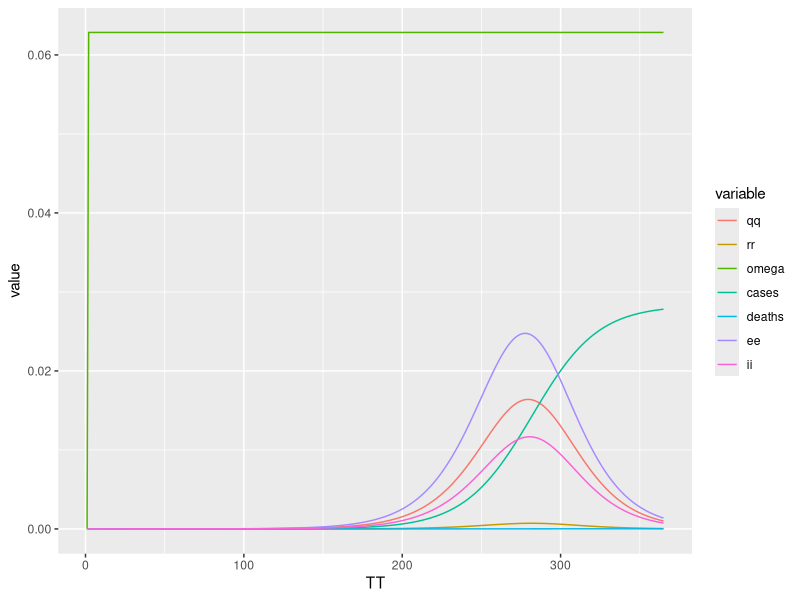
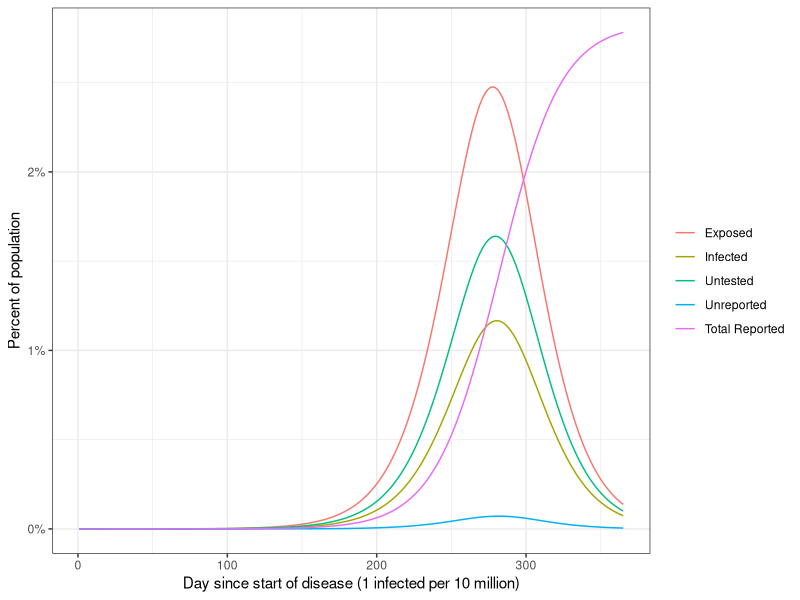
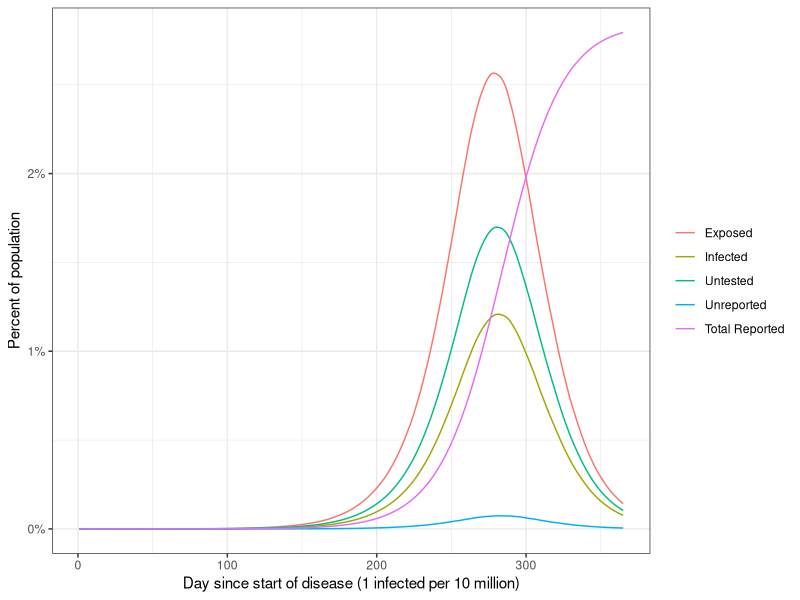
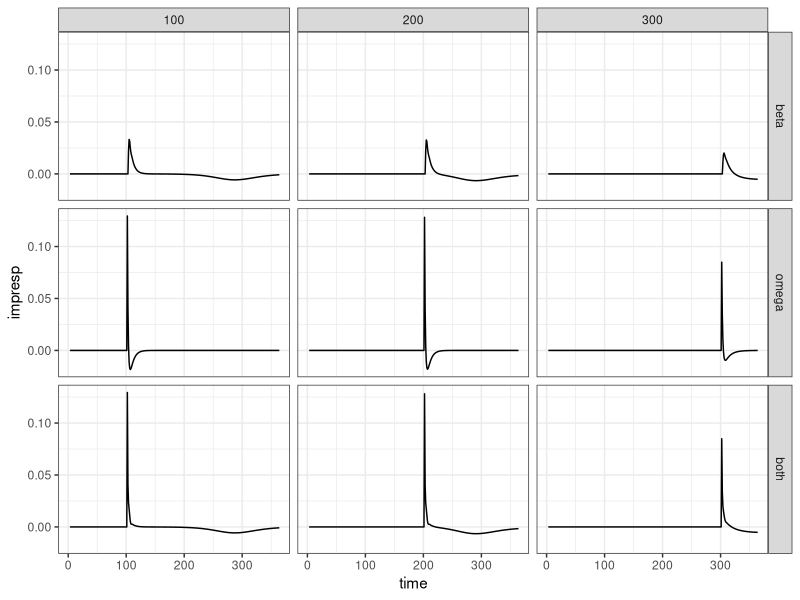
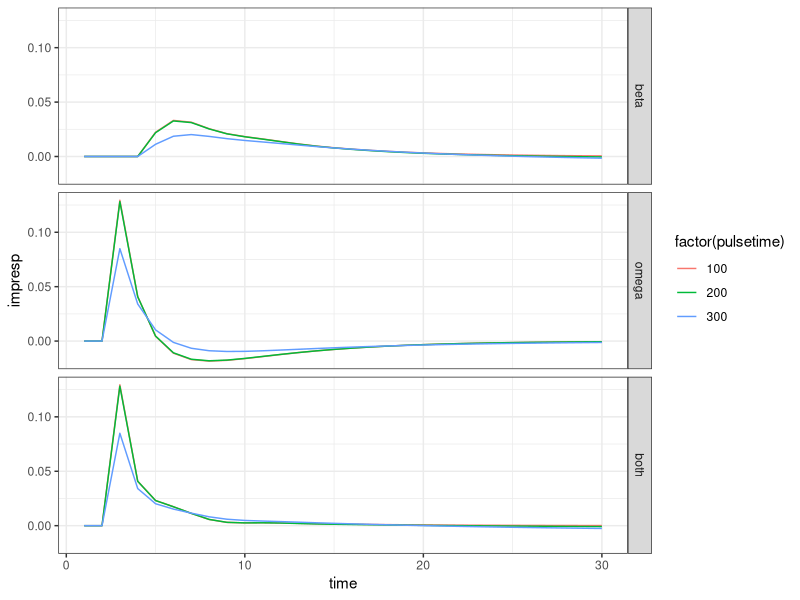
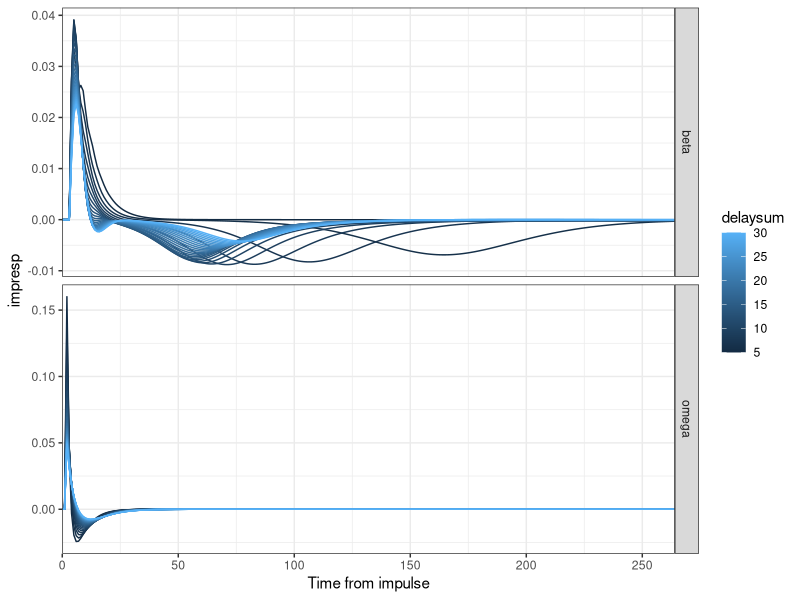
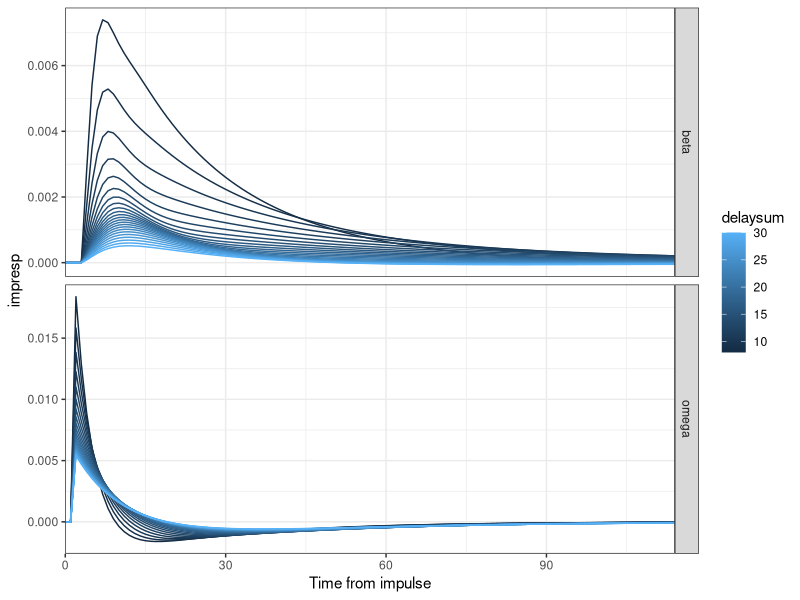
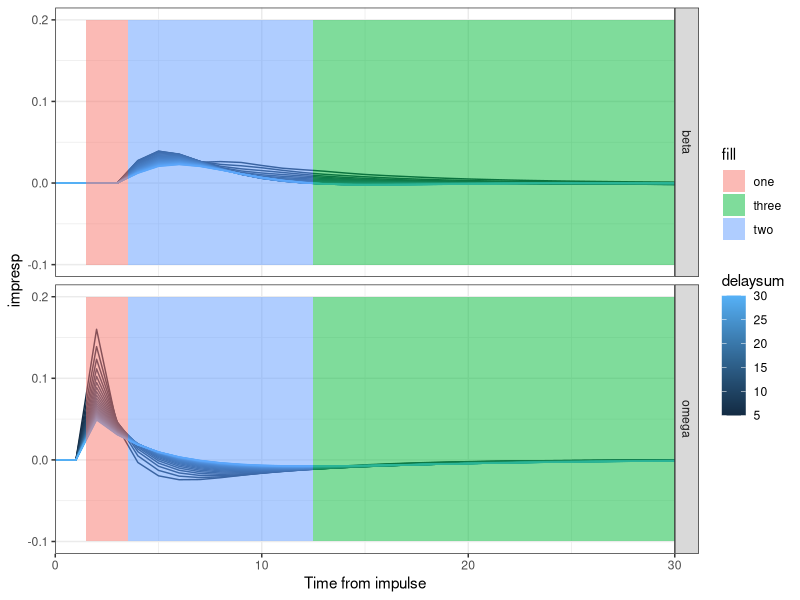

Write R code to recreate these figures, in order.
forward <- function(data, params) {
### Data:

    ## int<lower=0> T; // time periods
    ## int<lower=0> N; // population
    ## int<lower=0> K; // # weather preds

    ## matrix[T, K] weather;
    ## real ii_init; // usually 0, so provide as known

### Parameters:

    ## // parameters
    ## vector[T] logbeta;
    ## vector[T-1] logomega;

    ## real<lower=2, upper=17> invsigma; // below 2 and daily step doesn't work
    ## real<lower=2, upper=17> invgamma; // below 2 and daily step doesn't work
    ## real<lower=1, upper=17> invkappa; // below 1 and daily step doesn't work
    ## real<lower=1, upper=17> invtheta; // below 1 and daily step doesn't work

    ## real<lower=0, upper=.1> deathrate; // rate of death
    ## real<lower=-.01, upper=0> deathlearning; // decreases deathrate
    ## real<lower=0, upper=1> deathomegaplus; // additional rate of reported deaths

    ## // effect of weather
    ## vector<lower=-.1, upper=.1>[K] effect;
    ## vector<lower=-.1, upper=.1>[K] omegaeffect;
    ## vector<lower=-.1, upper=.1>[6] doweffect6;
    ## vector<lower=-.1, upper=.1>[6] dowomegaeffect6;

    ## // latent variables
    ## vector<lower=0>[T-1] eein;

### Variables defined

    ## // latent variables
    ## vector<lower=0>[T] ss; // susceptible
    ## vector<lower=0>[T-1] new_ee1; // newly exposed
    ## vector<lower=0>[T] ee1; // exposed
    ## vector<lower=0>[T] ee2;
    ## vector<lower=0>[T] ii1; // infected
    ## vector<lower=0>[T] ii2;
    ## vector<lower=0>[T] qq; // waiting to be tested
    ## vector<lower=0>[T] rr; // waiting to be reported

    ## vector[T-1] omega;
    ## vector<lower=0>[T-1] dcc; // confirmed cases
    ## vector<lower=0>[T-1] ddeaths; // deaths

### Forward simulation

    doweffect <- rep(0, 7)
    dowomegaeffect <- rep(0, 7)
    for (dd in 1:6) {
        doweffect[dd] <- params$doweffect6[dd];
        dowomegaeffect[dd] <- params$dowomegaeffect6[dd];
    }

    ss <- rep(NA, data$N)
    new_ee1 <- rep(NA, data$N - 1)
    ee1 <- rep(NA, data$N)
    ee2 <- rep(NA, data$N)
    ii1 <- rep(NA, data$N)
    ii2 <- rep(NA, data$N)
    qq <- rep(NA, data$N)
    rr <- rep(NA, data$N)

    omega <- rep(NA, data$N - 1)
    dcc <- rep(NA, data$N - 1)
    ddeaths <- rep(NA, data$N - 1)

    ss[1] <- data$N;
    ee1[1] <- data$ii_init;
    ee2[1] <- data$ii_init;
    ii1[1] <- data$ii_init;
    ii2[1] <- data$ii_init;
    qq[1] <- data$ii_init;
    rr[1] <- data$ii_init;
    for (tt in 2:data$T) {
        new_ee1[tt-1] <- exp(params$logbeta[tt-1] + doweffect[1 + (tt %% 7)] + sum(data$weather[tt-1] * params$effect))*ss[tt-1]*(ii1[tt-1] + ii2[tt-1]) / data$N;
        ss[tt] <- ss[tt-1] - new_ee1[tt-1];
        ee1[tt] <- ee1[tt-1] + new_ee1[tt-1] - 2*ee1[tt-1]/params$invsigma + params$eein[tt-1];
        ee2[tt] <- ee2[tt-1] + 2*ee1[tt-1]/params$invsigma - 2*ee2[tt-1]/params$invsigma;
        ii1[tt] <- ii1[tt-1] + 2*ee2[tt-1]/params$invsigma - 2*ii1[tt-1]/params$invgamma;
        ii2[tt] <- ii2[tt-1] + 2*ii1[tt-1]/params$invgamma - 2*ii2[tt-1]/params$invgamma;

        qq[tt] <- qq[tt-1] + 2*ee1[tt-1]/params$invsigma - qq[tt-1]/params$invkappa;

        omega[tt-1] <- exp(params$logomega[tt-1] + dowomegaeffect[1 + (tt %% 7)] + sum(data$weather[tt-1] * params$omegaeffect))
        rr[tt] <- rr[tt-1] + omega[tt-1] * qq[tt-1]/params$invkappa - rr[tt-1]/params$invtheta;

        dcc[tt-1] <- rr[tt-1]/params$invtheta;
        ddeaths[tt-1] <- (2*ii2[tt-1]/params$invgamma) * params$deathrate * exp(tt * params$deathlearning) * (omega[tt-1] + (1 - omega[tt-1]) * params$deathomegaplus);
    }

    ## return(list(ss=ss, new_ee1=new_ee1, ee1=ee1, ee2=ee2, ii1=ii1, ii2=ii2, qq=qq, rr=rr, omega=omega, dcc=dcc, ddeaths=ddeaths))
    return(data.frame(TT=1:data$T, ss=ss, new_ee1=c(0, new_ee1), ee1=ee1, ee2=ee2, ii1=ii1, ii2=ii2, qq=qq, rr=rr, omega=c(0, omega), dcc=c(0, dcc), ddeaths=c(0, ddeaths)))
}

data <- list(T=365, N=1, K=0, weather=matrix(0, 365, 0), ii_init=1 / 10e6)
params <- list(logbeta=rep(-0.497, 365), logomega=rep(-2.767, 364), invsigma=4.624, invgamma=2.179, invkappa=3.068,
               invtheta=2.129, deathrate=0.001, deathlearning=-0.006, deathomegaplus=0.116, effect=c(), omegaeffect=c(),
               doweffect6=rep(0, 6), dowomegaeffect6=rep(0, 6), eein=rep(0, 364))

output <- forward(data, params)
output$cases <- cumsum(output$dcc)
output$deaths <- cumsum(output$ddeaths)
output$ee <- output$ee1 + output$ee2
output$ii <- output$ii1 + output$ii2

library(reshape2)

output2 <- melt(output, 'TT')

library(ggplot2)

ggplot(subset(output2, !(variable %in% c('new_ee1', 'ee1', 'ee2', 'ii1', 'ii2', 'dcc', 'ddeaths', 'ss'))), aes(TT, value, colour=variable)) +
    geom_line()

output2$label <- as.character(output2$variable)
output2$label[output2$label == 'ee'] <- "Exposed"
output2$label[output2$label == 'ii'] <- "Infected"
output2$label[output2$label == 'qq'] <- "Untested"
output2$label[output2$label == 'rr'] <- "Unreported"
output2$label[output2$label == 'cases'] <- "Total Reported"
output2$label <- factor(output2$label, levels=c("Exposed", "Infected", "Untested", "Unreported", "Total Reported"))

ggplot(subset(output2, !(variable %in% c('new_ee1', 'ee1', 'ee2', 'ii1', 'ii2', 'dcc', 'ddeaths', 'ss', 'deaths', 'omega'))), aes(TT, value, colour=label)) +
    geom_line() + scale_y_continuous(labels=scales::percent) + xlab("Day since start of disease (1 infected per 10 million)") +
    theme_bw() + scale_colour_discrete(name=NULL) + ylab("Percent of population")

weather <- matrix(0, 365, 5)
weather[1, ] <- rnorm(5)
for (ii in 2:365)
    weather[ii, ] <- .9 * weather[ii - 1, ] + .1 * rnorm(5)
effect <- c(0.028, -0.016, 0.007, 0.008, 0.007)
omegaeffect <- c(0.009, -0.030, -0.010, -0.012, -0.013)

data <- list(T=365, N=1, K=0, weather=weather, ii_init=1 / 10e6)
params <- list(logbeta=rep(-0.497, 365), logomega=rep(-2.767, 364), invsigma=4.624, invgamma=2.179, invkappa=3.068,
               invtheta=2.129, deathrate=0.001, deathlearning=-0.006, deathomegaplus=0.116, effect=effect,
               omegaeffect=omegaeffect, doweffect6=rep(0, 6), dowomegaeffect6=rep(0, 6), eein=rep(0, 364))

output <- forward(data, params)
output$cases <- cumsum(output$dcc)
output$deaths <- cumsum(output$ddeaths)
output$ee <- output$ee1 + output$ee2
output$ii <- output$ii1 + output$ii2

output2 <- melt(output, 'TT')

output2$label <- as.character(output2$variable)
output2$label[output2$label == 'ee'] <- "Exposed"
output2$label[output2$label == 'ii'] <- "Infected"
output2$label[output2$label == 'qq'] <- "Untested"
output2$label[output2$label == 'rr'] <- "Unreported"
output2$label[output2$label == 'cases'] <- "Total Reported"
output2$label <- factor(output2$label, levels=c("Exposed", "Infected", "Untested", "Unreported", "Total Reported"))

ggplot(subset(output2, !(variable %in% c('new_ee1', 'ee1', 'ee2', 'ii1', 'ii2', 'dcc', 'ddeaths', 'ss', 'deaths', 'omega'))), aes(TT, value, colour=label)) +
    geom_line() + scale_y_continuous(labels=scales::percent) + xlab("Day since start of disease (1 infected per 10 million)") +
    theme_bw() + scale_colour_discrete(name=NULL) + ylab("Percent of population")

## Determine effect of pulses

get.dlog <- function(data, params) {
    outputs <- forward(data, params)
    synthetic.base <- rep(0, 365)
    for (ii in 2:365)
        synthetic.base[ii] <- outputs$dcc[ii-1] + (1 - 1 / 8.1) * synthetic.base[ii-1]
    diff(log(synthetic.base))
}

get.impresp <- function(baseline, pulsetime, params) {
    weather <- matrix(0, 365, 1)
    weather[pulsetime, 1] <- 1

    data <- list(T=365, N=1, K=1, weather=weather, ii_init=1 / 10e6)

    perturbed <- get.dlog(data, params)
    perturbed - baseline
}

weather <- matrix(0, 365, 1)
data <- list(T=365, N=1, K=1, weather=weather, ii_init=1 / 10e6)
params <- list(logbeta=rep(-0.497, 365), logomega=rep(-2.767, 364), invsigma=4.624, invgamma=2.179, invkappa=3.068,
               invtheta=2.129, deathrate=0.001, deathlearning=-0.006, deathomegaplus=0.116, effect=1,
               omegaeffect=1, doweffect6=rep(0, 6), dowomegaeffect6=rep(0, 6), eein=rep(0, 364))

baseline <- get.dlog(data, params)

results <- data.frame()
results.timeinv <- data.frame()
for (effect in c('beta', 'omega', 'both')) {
    for (pulsetime in c(100, 200, 300)) {
        if (effect == 'beta')
            params <- list(logbeta=rep(-0.497, 365), logomega=rep(-2.767, 364), invsigma=4.624, invgamma=2.179, invkappa=3.068,
                           invtheta=2.129, deathrate=0.001, deathlearning=-0.006, deathomegaplus=0.116, effect=1,
                           omegaeffect=0, doweffect6=rep(0, 6), dowomegaeffect6=rep(0, 6), eein=rep(0, 364))
        else if (effect == 'omega')
            params <- list(logbeta=rep(-0.497, 365), logomega=rep(-2.767, 364), invsigma=4.624, invgamma=2.179, invkappa=3.068,
                           invtheta=2.129, deathrate=0.001, deathlearning=-0.006, deathomegaplus=0.116, effect=0,
                           omegaeffect=1, doweffect6=rep(0, 6), dowomegaeffect6=rep(0, 6), eein=rep(0, 364))
        else
            params <- list(logbeta=rep(-0.497, 365), logomega=rep(-2.767, 364), invsigma=4.624, invgamma=2.179, invkappa=3.068,
                           invtheta=2.129, deathrate=0.001, deathlearning=-0.006, deathomegaplus=0.116, effect=1,
                           omegaeffect=1, doweffect6=rep(0, 6), dowomegaeffect6=rep(0, 6), eein=rep(0, 364))

        impresp <- get.impresp(baseline, pulsetime, params)

        results <- rbind(results, data.frame(effect, pulsetime, time=1:364, impresp=impresp))
        results.timeinv <- rbind(results.timeinv, data.frame(effect, pulsetime, time=1:30, impresp=impresp[pulsetime:(pulsetime+29)]))
    }
}

results$effect <- factor(results$effect, levels=c('beta', 'omega', 'both'))

ggplot(results, aes(time, impresp)) +
    facet_grid(effect ~ pulsetime) +
    geom_line() + theme_bw()

results.timeinv$effect <- factor(results.timeinv$effect, levels=c('beta', 'omega', 'both'))

ggplot(results.timeinv, aes(time, impresp, colour=factor(pulsetime))) +
    facet_grid(effect ~ .) +
    geom_line() + theme_bw()

## Determine imp. resp. for many different delays

results <- data.frame()
for (pulsetime in c(100, 250)) {
    for (delaysum in seq(5, 30)) {
        params <- list(logbeta=rep(-0.497, 365), logomega=rep(-2.767, 364), invsigma=delaysum * 5.2 / 8.1, invgamma=delaysum * 2.9 / 8.1, invkappa=3.068,
                       invtheta=2.129, deathrate=0.001, deathlearning=-0.006, deathomegaplus=0.116, effect=1,
                       omegaeffect=0, doweffect6=rep(0, 6), dowomegaeffect6=rep(0, 6), eein=rep(0, 364))

        weather <- matrix(0, 365, 1)
        data <- list(T=365, N=1, K=1, weather=weather, ii_init=1 / 10e6)

        baseline <- get.dlog(data, params)

        impresp <- get.impresp(baseline, pulsetime, params)
        results <- rbind(results, data.frame(delaysum, pulsetime, effect='beta', time=1:364, impresp=impresp))

        params$invsigma <- 5.2
        params$invgamma <- 2.9
        params$invkappa <- delaysum * 3.068 / (3.068 + 2.129)
        params$invtheta <- delaysum * 2.129 / (3.068 + 2.129)
        params$effect <- 0
        params$omegaeffect <- 1

        weather <- matrix(0, 365, 1)
        data <- list(T=365, N=1, K=1, weather=weather, ii_init=1 / 10e6)

        baseline <- get.dlog(data, params)

        impresp <- get.impresp(baseline, pulsetime, params)
        results <- rbind(results, data.frame(delaysum, pulsetime, effect='omega', time=1:364, impresp=impresp))
    }
}

library(ggplot2)

ggplot(subset(results, time >= 100 & pulsetime == 100), aes(time - 100, impresp, colour=delaysum, group=delaysum)) +
    facet_grid(effect ~ ., scale="free_y") +
    geom_line() + scale_x_continuous(name="Time from impulse", expand=c(0, 0)) + theme_bw()

ggplot(subset(results, time >= 250 & pulsetime == 250 & delaysum > 7), aes(time - 250, impresp, colour=delaysum, group=delaysum)) +
    facet_grid(effect ~ ., scale="free_y") +
    geom_line() + scale_x_continuous(name="Time from impulse", expand=c(0, 0)) + theme_bw()

ggplot() +
    geom_line(data=subset(results, time >= 100 & time <= 130 & pulsetime == 100), aes(time - 100, impresp, colour=delaysum, group=delaysum)) +
    facet_grid(effect ~ ., scale="free_y") +
    geom_rect(data=data.frame(effect=c('beta', 'omega')), aes(xmin=1.5, xmax=3.5, ymin=-.1, ymax=.2, fill='one'), alpha=.5) +
    geom_rect(data=data.frame(effect=c('beta', 'omega')), aes(xmin=3.5, xmax=12.5, ymin=-.1, ymax=.2, fill='two'), alpha=.5) +
    geom_rect(data=data.frame(effect=c('beta', 'omega')), aes(xmin=12.5, xmax=30, ymin=-.1, ymax=.2, fill='three'), alpha=.5) +
    scale_x_continuous(name="Time from impulse", expand=c(0, 0)) + theme_bw()
